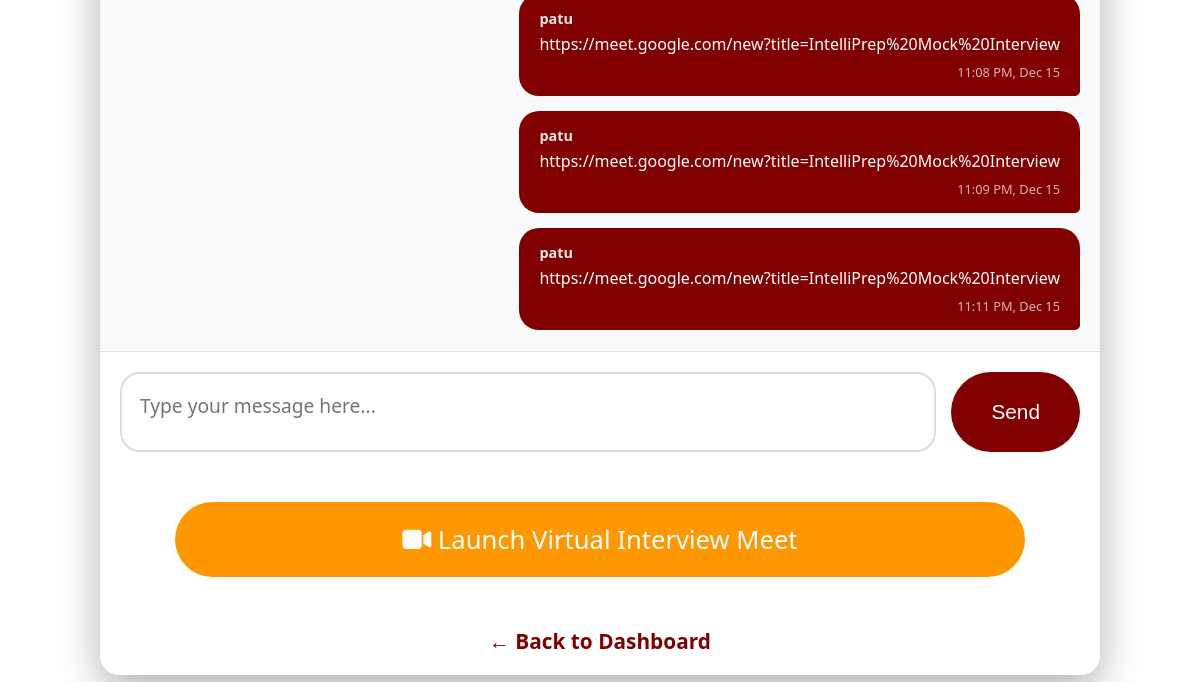
/chat/2/ (signed in, lower part), run on an earlier commit of the app's database.
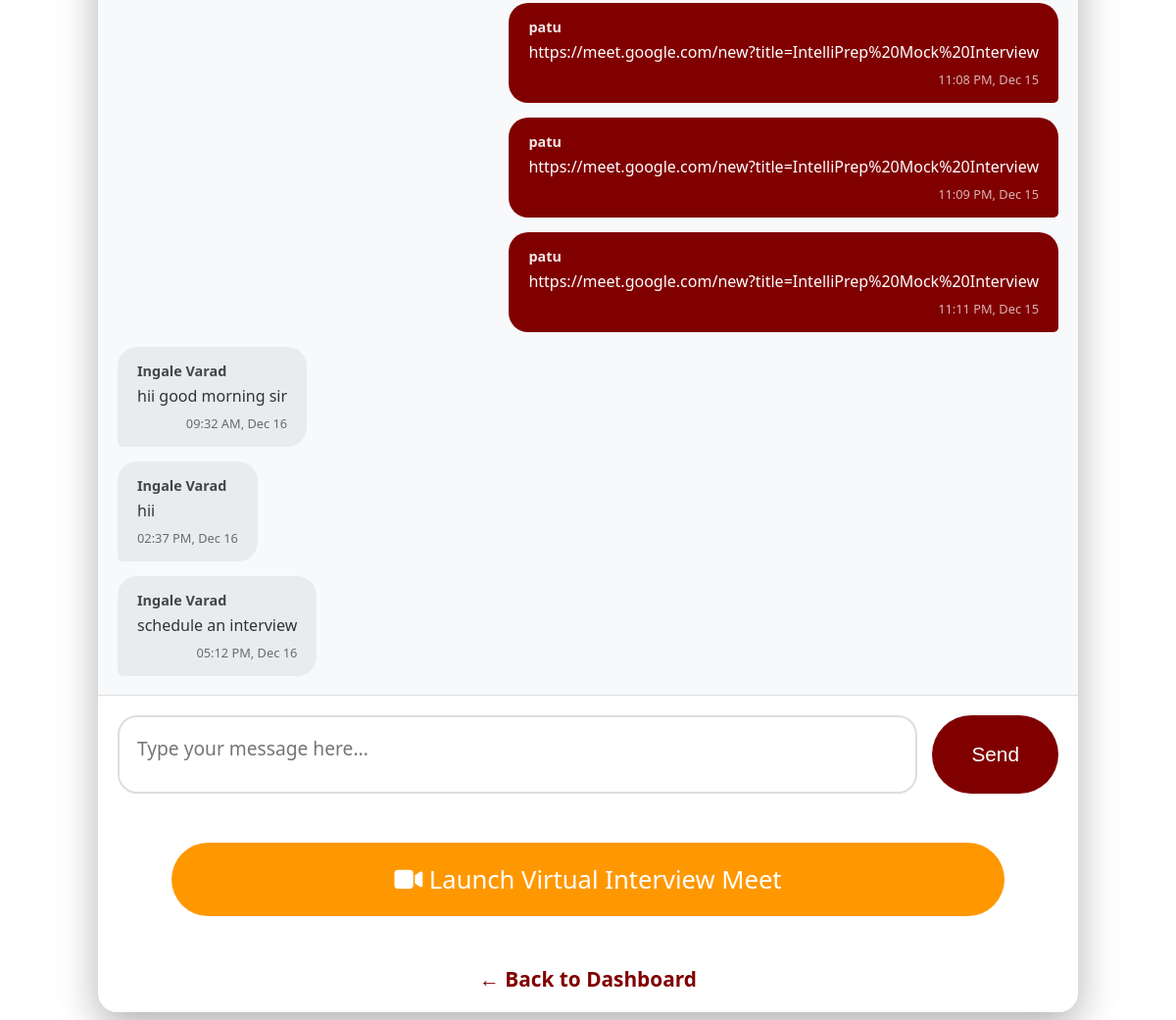
And on a later commit of the database.
### question_gen/models.py (models this page shows, shortened)
class ChatMessage(models.Model):
    sender = models.ForeignKey(User, on_delete=models.CASCADE, related_name='sent_messages')
    receiver = models.ForeignKey(User, on_delete=models.CASCADE, related_name='received_messages')
    message = models.TextField()
    timestamp = models.DateTimeField(default=timezone.now)
    is_read = models.BooleanField(default=False)
    class Meta:
        ordering = ['timestamp']

class User(AbstractUser):
    USER_TYPE_CHOICES = (
        ('student', 'Student'),
        ('interviewer', 'Interviewer'),
        ('admin', 'Admin'),
    )
    user_type = models.CharField(
        max_length=20,
        choices=USER_TYPE_CHOICES,
        default='student'
    )
    package = models.CharField(max_length=50, blank=True, null=True)
    company = models.CharField(max_length=100, blank=True, null=True)
    role = models.CharField(max_length=100, blank=True, null=True)
    skills = models.CharField(max_length=200, blank=True, null=True)  # Added skills field
    bio = models.TextField(blank=True, null=True)
    profile_image = models.URLField( max_length=500,blank=True, null=True)
    class Meta:
        verbose_name = 'User'
        verbose_name_plural = 'Users'

### question_gen/views.py (the view, shortened to what this page needs)
# urls.py: path('chat/<int:user_id>/', views.chat_view, name='chat'),
@login_required
def chat_view(request, user_id):
    other_user = get_object_or_404(User, id=user_id)
    if not (
        (request.user.user_type == 'student' and other_user.user_type == 'interviewer') or
        (request.user.user_type == 'interviewer' and other_user.user_type == 'student')
    ):
        messages.error(request, "You can only chat with mentors/students.")
        return redirect('landing')
    chat_history = ChatMessage.objects.filter(
        models.Q(sender=request.user, receiver=other_user) |
        models.Q(sender=other_user, receiver=request.user)
    ).order_by('timestamp')
    return render(request, 'question_gen/chat.html', {
        'other_user': other_user,
        'messages': chat_history
    })

### question_gen/templates/question_gen/chat.html (shortened to what this page needs)
<!DOCTYPE html>
<html lang="en">
<head>
    <link rel="stylesheet" href="https://cdnjs.cloudflare.com/ajax/libs/font-awesome/6.4.0/css/all.min.css" />
</head>
<body>
    <div class="container">
        <div class="chat-box" id="chatBox">
            {% for msg in messages %}
                <div class="message {% if msg.sender == request.user %}sent{% else %}received{% endif %}">
                    <strong>{{ msg.sender.username }}</strong>
                    <div>{{ msg.message }}</div>
                    <div class="timestamp">
                        {{ msg.timestamp|date:"h:i A, M d" }}
                    </div>
                </div>
            {% endfor %}
        </div>
        <form method="post" class="input-area">
            <textarea name="message" placeholder="Type your message here..." required></textarea>
            <button type="submit">Send</button>
        </form>
        {% if request.user.user_type == 'interviewer' %}
            <a href="{% url 'start_manual_meet' %}" class="start-meet-btn">
                <i class="fas fa-video" style="color: white;"></i> <span style="color: white;">Launch Virtual Interview Meet</span>
            </a>
        {% endif %}
        <div class="back-btn">
            <a href="{% url 'landing' %}">← Back to Dashboard</a>
        </div>
    </div>
</body>
</html>

What changed in the data, as far as the page shows it:
added ChatMessage: sender.username "Ingale Varad", message "hii good morning sir", timestamp "09:32 AM, Dec 16"
added ChatMessage: sender.username "Ingale Varad", message "hii", timestamp "02:37 PM, Dec 16"
added ChatMessage: sender.username "Ingale Varad", message "schedule an interview", timestamp "05:12 PM, Dec 16"
